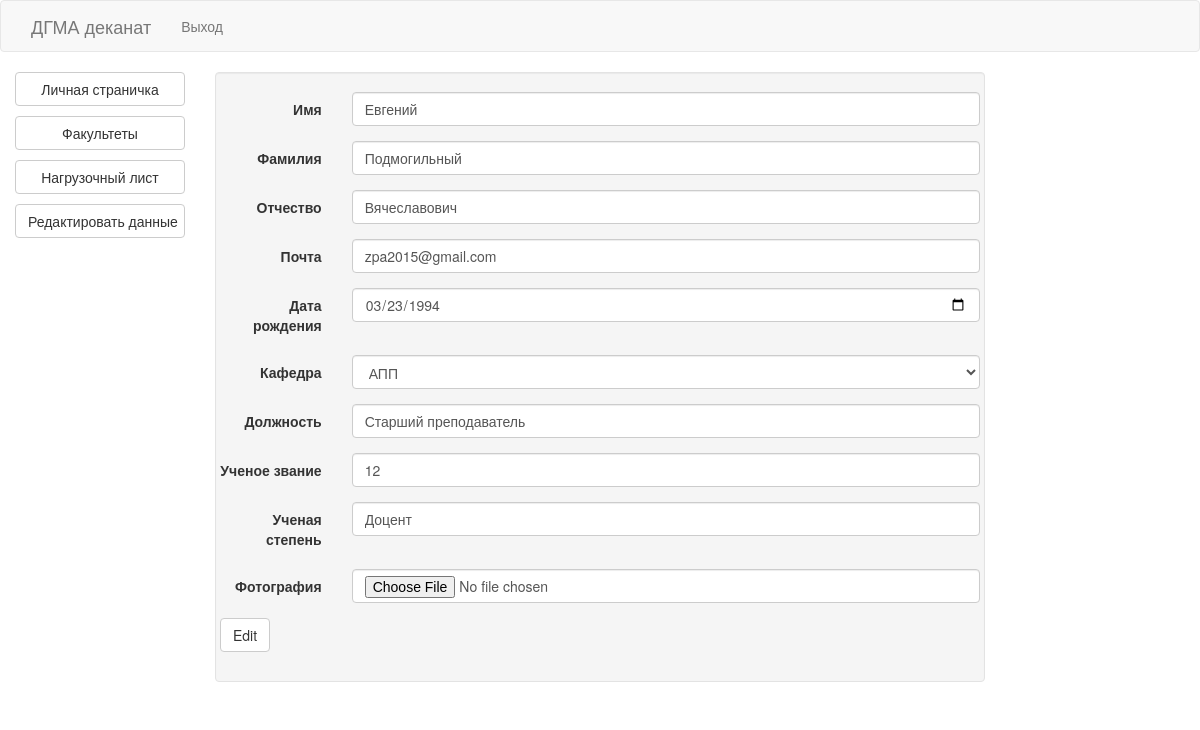
/edit (signed in), run on the app's committed database.
### models/user.py (models this page shows, shortened)
class User(db.Model):
    id = db.Column(db.Integer, primary_key=True, autoincrement=True)
    name = db.Column(db.String(50))
    second_name = db.Column(db.String(50))
    middle_name = db.Column(db.String(50))
    password = db.Column(db.String(50))
    email = db.Column(db.String(50), unique=True, index=True)
    birthday = db.Column(db.Date)
    def get_id(self):
        return self.id

### models/professor.py (models this page shows, shortened)
class Professor(db.Model):
    id = db.Column(db.Integer, primary_key=True, autoincrement=True)
    user_id = db.Column(db.Integer, ForeignKey('user.id'))
    user = relationship("User")
    cathedra_id = db.Column(db.Integer, ForeignKey('cathedra.id'))
    cathedra = relationship("Cathedra")
    post = db.Column(db.String(50))
    academic_degree = db.Column(db.String(50))
    rank = db.Column(db.String(50))
    photo = db.Column(db.String(100))

### blueprints/professor.py (the view)
@login_required
@professor.route('/edit', methods=['POST', 'GET'])
def edit():
    person = Professor.query.filter_by(user_id=current_user.get_id()).first()
    form = EditProfessorForm()
    if form.is_submitted():
        filename = secure_filename(form.photo.data.filename)
        if filename:
            photo = 'static/photos/user_' + str(person.id) + '_' + filename
            form.photo.data.save(photo)
            person.photo = 'photos/user_' + str(person.id) + '_' + filename
        person.user.name = form.name.data
        person.user.second_name = form.second_name.data
        person.user.middle_name = form.middle_name.data
        person.user.birthday = form.birthday.data
        person.cathedra_id = form.cathedra.data.id
        person.rank = form.rank.data
        person.post = form.post.data
        person.academic_degree = form.academic_degree.data
        db.session.add(person)
        db.session.commit()
        return redirect(url_for('professor_page.personal_page'))
    else:
        form.name.data = person.user.name
        form.second_name.data = person.user.second_name
        form.middle_name.data = person.user.middle_name
        form.birthday.data = person.user.birthday
        form.email.data = person.user.email
        form.cathedra.data = person.cathedra_id
        form.rank.data = person.rank
        form.academic_degree.data = person.academic_degree
        form.post.data = person.post
        form.photo.data = person.photo
    return render_template('professor/edit/edit.html', form=form)

### forms/edit_professor.py
class EditProfessorForm(FlaskForm):
    name = StringField('Имя', [validators.Length(min=4, max=50)])
    second_name = StringField('Фамилия', [validators.Length(min=4, max=50)])
    middle_name = StringField('Отчество', [validators.Length(min=4, max=50)])
    email = StringField('Почта', [validators.Length(min=6, max=50), validators.Email()])
    birthday = DateField('Дата рождения', [])
    cathedra = QuerySelectField('Кафедра', query_factory=possible_cathedras, get_label='short_name')
    post = StringField('Должность', [validators.Length(min=4, max=50)])
    academic_degree = StringField('Ученая степень', [validators.Length(min=1, max=50)])
    rank = StringField('Ученое звание', [validators.Length(min=4, max=50)])
    photo = FileField('Фотография', [])

### blueprints/site.py (called while the page is built)
@login_manager.user_loader
def load_user(id):
    return User.query.get(int(id))

### models/cathedra.py (called while the page is built)
def possible_cathedras():
    return Cathedra.query

### templates/professor/edit/edit.html (shortened to what this page needs)
{% extends "professor_layout.html" %}
{% block professor_content %}
<div id="page">
    {% from "formhelpers.html" import render_field %}
    <form method=post action="{{ url_for('professor_page.edit') }}" class="form-horizontal" enctype="multipart/form-data">
        {{ render_field(form.name) }}
        {{ render_field(form.second_name) }}
        {{ render_field(form.middle_name) }}
        {{ render_field(form.email) }}
        {{ render_field(form.birthday) }}
        {{ render_field(form.cathedra) }}
        {{ render_field(form.post) }}
        {{ render_field(form.rank) }}
        {{ render_field(form.academic_degree) }}
        {{ render_field(form.photo) }}
        <p><input type=submit value=Edit class="btn btn-default">
    </form>
</div>
{% endblock %}

### templates/formhelpers.html
{% macro render_field(field) %}
<div class="form-group">
    <label class="col-sm-2 control-label">{{ field.label }}</label>
    {% if field.errors %}
    <div class="col-sm-10 has-error">
        {{ field(class="form-control")|safe }}
        <ul class=error>
            {% for error in field.errors %}
            <li>{{ error }}</li>
            {% endfor %}
        </ul>
    </div>
    {% else %}
    <div class="col-sm-10">
        {{ field(class="form-control")|safe }}
    </div>
    {% endif %}
</div>
{% endmacro %}

### data on the page
User: name "Евгений", second_name "Подмогильный", middle_name "Вячеславович", email "zpa2015@gmail.com", birthday "03/23/1994"
Professor: cathedra "АПП", post "Старший преподаватель", rank "12", academic_degree "Доцент"

### other printed values
{{ field.label }} "Имя Фамилия Отчество Почта Дата рождения Кафедра Должность Ученое звание Ученая степень Фотография"
